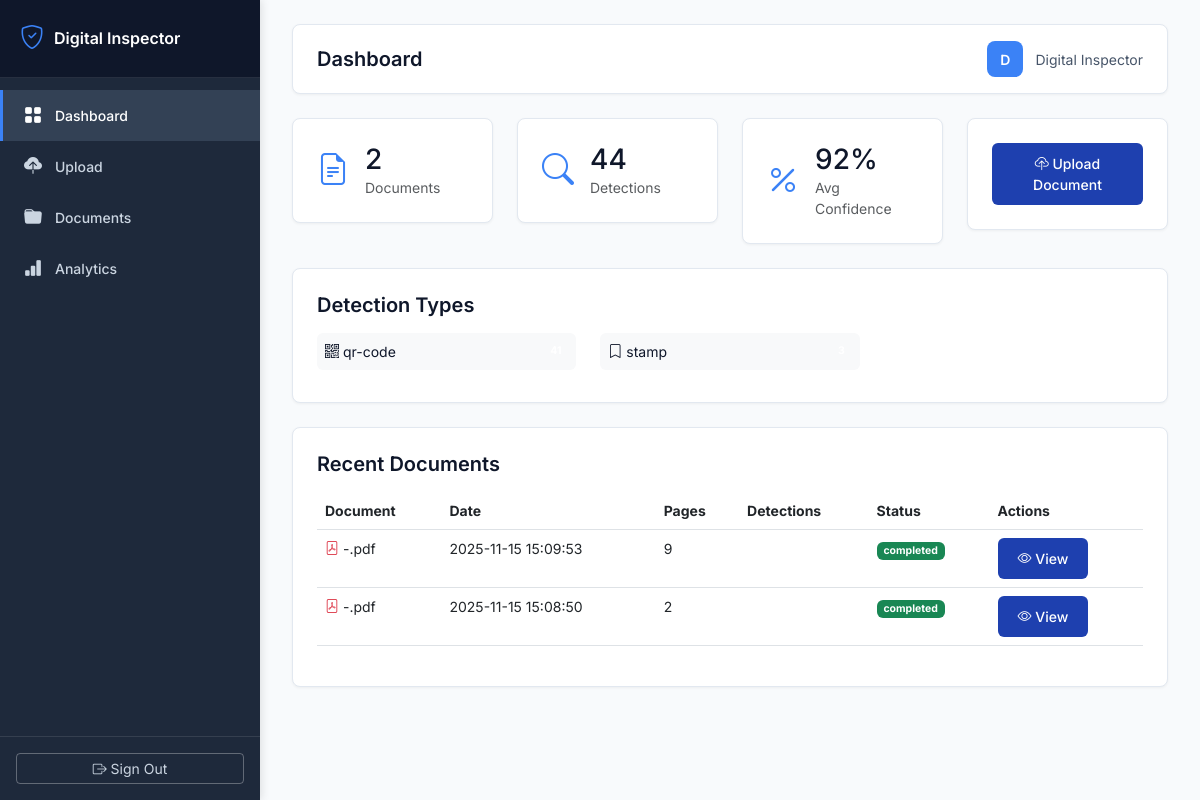
Page / (signed in) on the earlier database version.
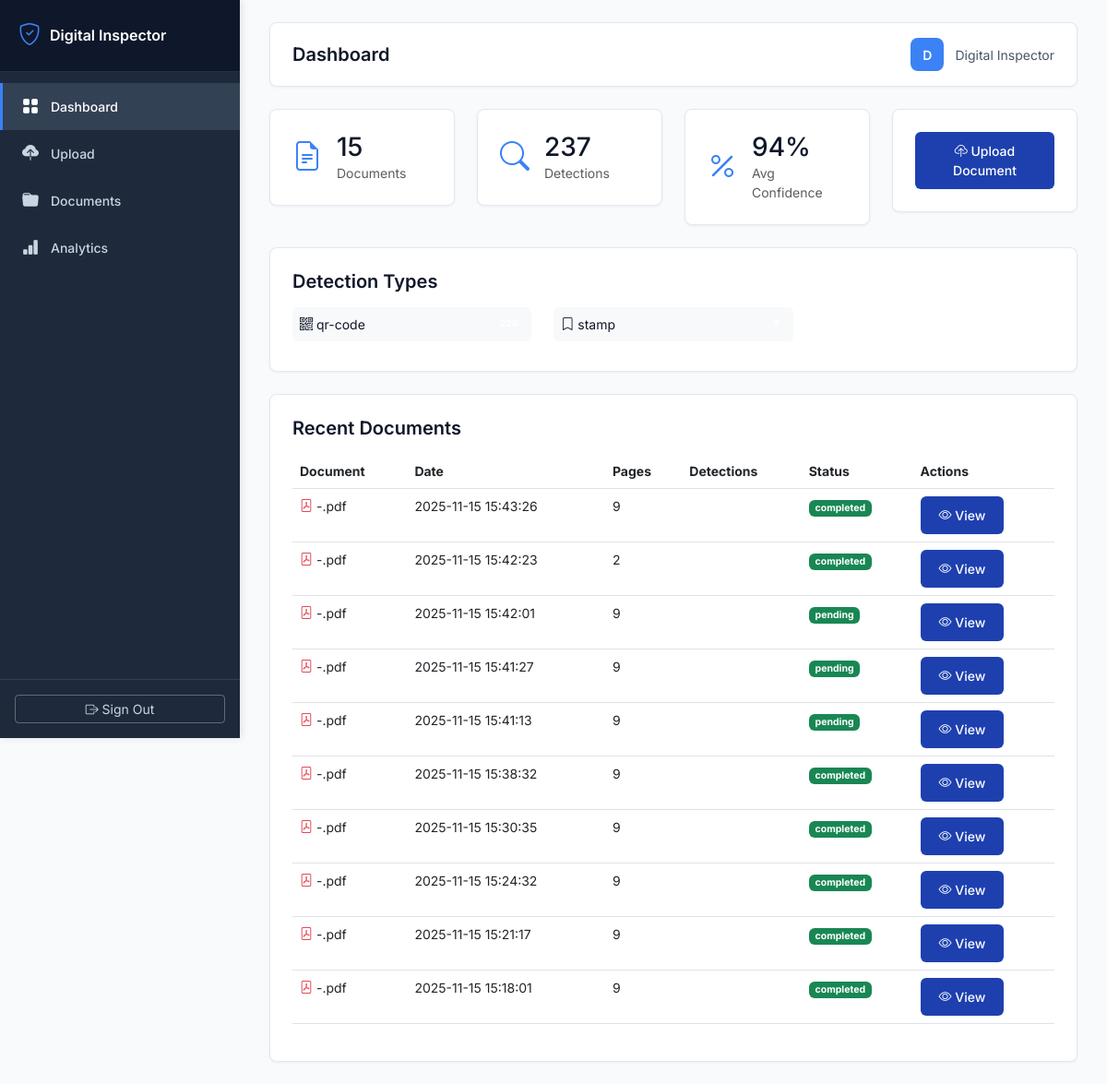
Same page on the later database version.
### tables this page shows
CREATE TABLE documents (
            id INTEGER PRIMARY KEY AUTOINCREMENT,
            user_id INTEGER NOT NULL,
            filename TEXT NOT NULL,
            original_filename TEXT NOT NULL,
            file_path TEXT NOT NULL,
            file_size INTEGER,
            pages INTEGER DEFAULT 1,
            upload_date TIMESTAMP DEFAULT CURRENT_TIMESTAMP,
            processing_status TEXT DEFAULT 'pending',
            FOREIGN KEY (user_id) REFERENCES users (id)
        );

### app_inspector.py (the view)
@app.route('/')
@login_required
def dashboard():
    user_id = session['user_id']
    stats = db.get_dashboard_stats(user_id)
    documents = db.get_user_documents(user_id, limit=10)
    return render_template('dashboard.html',
                         stats=stats,
                         documents=documents,
                         username=session.get('full_name', session.get('username')))

### app_inspector.py (called while the page is built)
@app.context_processor
def utility_processor():
    def get_image_base64(image_path):
        """Convert image file to base64 for embedding in HTML"""
        try:
            with open(image_path, 'rb') as f:
                image_data = f.read()
            return base64.b64encode(image_data).decode('utf-8')
        except:
            return ""
    return dict(get_image_base64=get_image_base64)

def login_required(f):
    @wraps(f)
    def decorated_function(*args, **kwargs):
        if 'user_id' not in session:
            return redirect(url_for('login'))
        return f(*args, **kwargs)
    return decorated_function

### database.py (called while the page is built)
def get_db():
    conn = sqlite3.connect(DATABASE_PATH)
    conn.row_factory = sqlite3.Row
    return conn

### templates/dashboard.html (shortened to what the changed rows need)
{% extends "base.html" %}
{% block content %}
<div class="row g-4 mb-4">
    <div class="col-md-3">
        <div class="stat-card">
            <div class="d-flex align-items-center">
                <div>
                    <h3 class="mb-0">{{ stats.total_documents }}</h3>
                    <p class="text-muted mb-0">Documents</p>
                </div>
            </div>
        </div>
    </div>
    <div class="col-md-3">
        <div class="stat-card">
            <div class="d-flex align-items-center">
                <div>
                    <h3 class="mb-0">{{ stats.total_detections }}</h3>
                    <p class="text-muted mb-0">Detections</p>
                </div>
            </div>
        </div>
    </div>
    <div class="col-md-3">
        <div class="stat-card">
            <div class="d-flex align-items-center">
                <div>
                    <h3 class="mb-0">{{ (stats.average_confidence * 100)|round|int }}%</h3>
                    <p class="text-muted mb-0">Avg Confidence</p>
                </div>
            </div>
        </div>
    </div>
</div>
<div class="row mb-4">
    <div class="col-12">
        <div class="stat-card">
            <div class="row">
                {% for item in stats.by_type %}
                <div class="col-md-4 mb-2">
                    <div class="d-flex justify-content-between align-items-center p-2 bg-light rounded">
                        <span><i class="bi bi-{{ 'pencil' if 'signature' in item.detection_type.lower() else 'bookmark' if 'stamp' in item.detection_type.lower() else 'qr-code' }}"></i> {{ item.detection_type }}</span>
                        <span class="badge badge-green">{{ item.count }}</span>
                    </div>
                </div>
                {% endfor %}
            </div>
        </div>
    </div>
</div>
<div class="row">
    <div class="col-12">
        <div class="stat-card">
            <div class="table-responsive">
                <table class="table table-hover">
                    <thead>
                        <tr>
                            <th>Document</th>
                            <th>Date</th>
                            <th>Pages</th>
                            <th>Detections</th>
                            <th>Status</th>
                            <th>Actions</th>
                        </tr>
                    </thead>
                    <tbody>
                        {% for doc in documents %}
                        <tr>
                            <td>
                                <i class="bi bi-file-pdf text-danger"></i>
                                {{ doc.original_filename }}
                            </td>
                            <td>{{ doc.upload_date }}</td>
                            <td>{{ doc.pages }}</td>
                            <td>
                                <span class="badge badge-light-green">{{ doc.total_detections }}</span>
                            </td>
                            <td>
                                <span class="badge bg-success">{{ doc.processing_status }}</span>
                            </td>
                            <td>
                                <a href="{{ url_for('document_details', document_id=doc.id) }}" class="btn btn-sm btn-primary-custom">
                                    <i class="bi bi-eye"></i> View
                                </a>
                            </td>
                        </tr>
                        {% endfor %}
                    </tbody>
                </table>
            </div>
        </div>
    </div>
</div>
{% endblock %}

Differences in the rows shown:
no longer on this page (row unchanged): documents: original_filename "-.pdf", upload_date "2025-11-15 15:09:53", pages "9", processing_status "completed"
no longer on this page (row unchanged): documents: original_filename "-.pdf", upload_date "2025-11-15 15:08:50", pages "2", processing_status "completed"
added documents: original_filename "-.pdf", upload_date "2025-11-15 15:43:26", pages "9", processing_status "completed"
added documents: original_filename "-.pdf", upload_date "2025-11-15 15:42:23", pages "2", processing_status "completed"
added documents: original_filename "-.pdf", upload_date "2025-11-15 15:42:01", pages "9", processing_status "pending"
added documents: original_filename "-.pdf", upload_date "2025-11-15 15:41:27", pages "9", processing_status "pending"
added documents: original_filename "-.pdf", upload_date "2025-11-15 15:41:13", pages "9", processing_status "pending"
added documents: original_filename "-.pdf", upload_date "2025-11-15 15:38:32", pages "9", processing_status "completed"
added documents: original_filename "-.pdf", upload_date "2025-11-15 15:30:35", pages "9", processing_status "completed"
added documents: original_filename "-.pdf", upload_date "2025-11-15 15:24:32", pages "9", processing_status "completed"
added documents: original_filename "-.pdf", upload_date "2025-11-15 15:21:17", pages "9", processing_status "completed"
added documents: original_filename "-.pdf", upload_date "2025-11-15 15:18:01", pages "9", processing_status "completed"
Other differences:
{{ stats.total_documents }}: "2" → "15"
{{ stats.total_detections }}: "44" → "237"
{{ (stats.average_confidence * 100)|round|int }}: "92" → "94"
